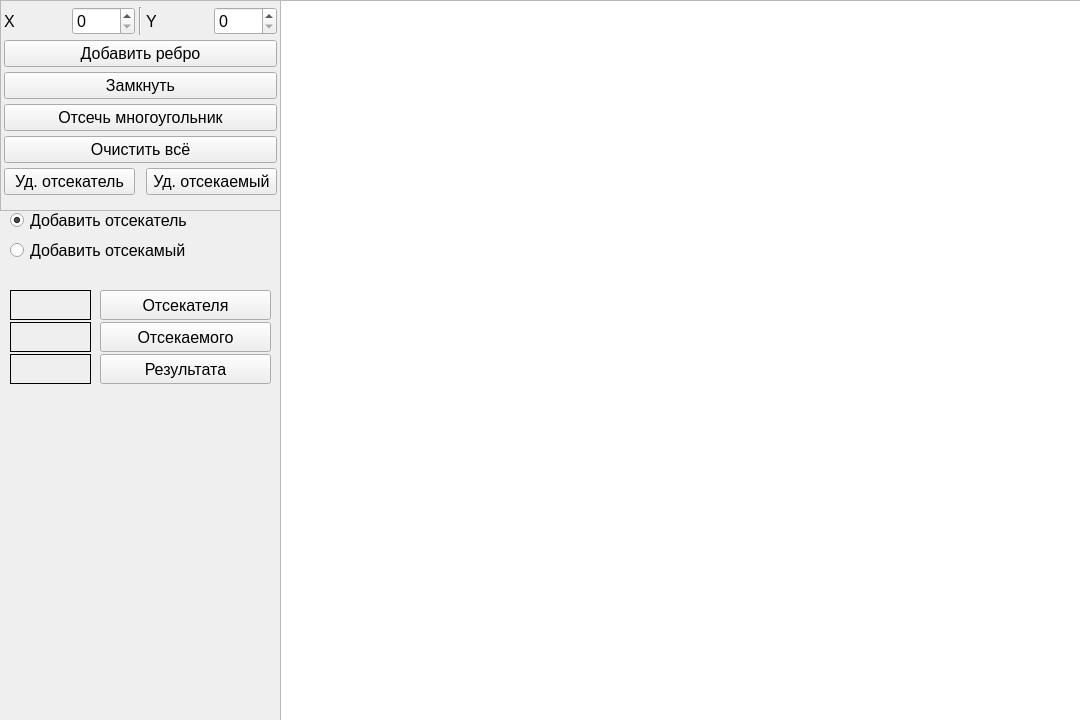
<?xml version="1.0" encoding="UTF-8"?>
<ui version="4.0">
 <class>MainWindow</class>
 <widget class="QMainWindow" name="MainWindow">
  <property name="geometry">
   <rect>
    <x>0</x>
    <y>0</y>
    <width>1080</width>
    <height>720</height>
   </rect>
  </property>
  <property name="font">
   <font>
    <pointsize>12</pointsize>
   </font>
  </property>
  <property name="windowTitle">
   <string>MainWindow</string>
  </property>
  <widget class="QWidget" name="centralwidget">
   <widget class="QLabel" name="rectClrLabel">
    <property name="geometry">
     <rect>
      <x>10</x>
      <y>290</y>
      <width>81</width>
      <height>30</height>
     </rect>
    </property>
    <property name="frameShape">
     <enum>QFrame::Box</enum>
    </property>
    <property name="text">
     <string/>
    </property>
   </widget>
   <widget class="QPushButton" name="rectClrButton">
    <property name="geometry">
     <rect>
      <x>100</x>
      <y>290</y>
      <width>171</width>
      <height>30</height>
     </rect>
    </property>
    <property name="text">
     <string>Отсекателя</string>
    </property>
   </widget>
   <widget class="QRadioButton" name="radioButton">
    <property name="geometry">
     <rect>
      <x>10</x>
      <y>210</y>
      <width>201</width>
      <height>20</height>
     </rect>
    </property>
    <property name="text">
     <string>Добавить отсекатель</string>
    </property>
    <property name="checked">
     <bool>true</bool>
    </property>
   </widget>
   <widget class="QLabel" name="lineClrLabel">
    <property name="geometry">
     <rect>
      <x>10</x>
      <y>322</y>
      <width>81</width>
      <height>30</height>
     </rect>
    </property>
    <property name="frameShape">
     <enum>QFrame::Box</enum>
    </property>
    <property name="text">
     <string/>
    </property>
   </widget>
   <widget class="QPushButton" name="lineClrButton">
    <property name="geometry">
     <rect>
      <x>100</x>
      <y>322</y>
      <width>171</width>
      <height>30</height>
     </rect>
    </property>
    <property name="text">
     <string>Отсекаемого</string>
    </property>
   </widget>
   <widget class="QPushButton" name="resClrButton">
    <property name="geometry">
     <rect>
      <x>100</x>
      <y>354</y>
      <width>171</width>
      <height>30</height>
     </rect>
    </property>
    <property name="text">
     <string>Результата</string>
    </property>
   </widget>
   <widget class="QLabel" name="resClrLabel">
    <property name="geometry">
     <rect>
      <x>10</x>
      <y>354</y>
      <width>81</width>
      <height>30</height>
     </rect>
    </property>
    <property name="frameShape">
     <enum>QFrame::Box</enum>
    </property>
    <property name="text">
     <string/>
    </property>
   </widget>
   <widget class="QGraphicsView" name="graphicsView">
    <property name="geometry">
     <rect>
      <x>280</x>
      <y>0</y>
      <width>801</width>
      <height>721</height>
     </rect>
    </property>
    <property name="verticalScrollBarPolicy">
     <enum>Qt::ScrollBarAlwaysOff</enum>
    </property>
    <property name="horizontalScrollBarPolicy">
     <enum>Qt::ScrollBarAlwaysOff</enum>
    </property>
   </widget>
   <widget class="QRadioButton" name="radioButton_2">
    <property name="geometry">
     <rect>
      <x>10</x>
      <y>240</y>
      <width>201</width>
      <height>21</height>
     </rect>
    </property>
    <property name="text">
     <string>Добавить отсекамый</string>
    </property>
   </widget>
   <widget class="QFrame" name="frame">
    <property name="enabled">
     <bool>true</bool>
    </property>
    <property name="geometry">
     <rect>
      <x>0</x>
      <y>0</y>
      <width>281</width>
      <height>211</height>
     </rect>
    </property>
    <property name="sizePolicy">
     <sizepolicy hsizetype="Preferred" vsizetype="Preferred">
      <horstretch>0</horstretch>
      <verstretch>0</verstretch>
     </sizepolicy>
    </property>
    <property name="frameShape">
     <enum>QFrame::StyledPanel</enum>
    </property>
    <property name="frameShadow">
     <enum>QFrame::Raised</enum>
    </property>
    <layout class="QGridLayout" name="gridLayout" rowstretch="0,0,0,0,0,0" columnstretch="0,0,0,0,0">
     <property name="sizeConstraint">
      <enum>QLayout::SetNoConstraint</enum>
     </property>
     <property name="leftMargin">
      <number>3</number>
     </property>
     <property name="topMargin">
      <number>4</number>
     </property>
     <property name="rightMargin">
      <number>3</number>
     </property>
     <property name="horizontalSpacing">
      <number>4</number>
     </property>
     <property name="verticalSpacing">
      <number>3</number>
     </property>
     <item row="0" column="3">
      <widget class="QLabel" name="label_6">
       <property name="text">
        <string>Y</string>
       </property>
      </widget>
     </item>
     <item row="1" column="0" colspan="5">
      <widget class="QPushButton" name="AddRectBtn">
       <property name="text">
        <string>Добавить ребро</string>
       </property>
      </widget>
     </item>
     <item row="3" column="0" colspan="5">
      <widget class="QPushButton" name="clipButton">
       <property name="text">
        <string>Отсечь многоугольник</string>
       </property>
      </widget>
     </item>
     <item row="4" column="0" colspan="5">
      <widget class="QPushButton" name="clearButton">
       <property name="text">
        <string>Очистить всё</string>
       </property>
      </widget>
     </item>
     <item row="0" column="1">
      <widget class="QSpinBox" name="X1RspinBox">
       <property name="maximum">
        <number>800</number>
       </property>
      </widget>
     </item>
     <item row="2" column="0" colspan="5">
      <widget class="QPushButton" name="closeButton">
       <property name="text">
        <string>Замкнуть</string>
       </property>
      </widget>
     </item>
     <item row="0" column="2">
      <widget class="Line" name="line">
       <property name="orientation">
        <enum>Qt::Vertical</enum>
       </property>
      </widget>
     </item>
     <item row="0" column="4">
      <widget class="QSpinBox" name="Y1RspinBox">
       <property name="maximum">
        <number>720</number>
       </property>
      </widget>
     </item>
     <item row="0" column="0">
      <widget class="QLabel" name="label">
       <property name="text">
        <string>X</string>
       </property>
      </widget>
     </item>
     <item row="5" column="0" colspan="2">
      <widget class="QPushButton" name="pushButton">
       <property name="text">
        <string>Уд. отсекатель</string>
       </property>
      </widget>
     </item>
     <item row="5" column="3" colspan="2">
      <widget class="QPushButton" name="pushButton_2">
       <property name="text">
        <string>Уд. отсекаемый</string>
       </property>
      </widget>
     </item>
    </layout>
   </widget>
  </widget>
 </widget>
 <resources/>
 <connections/>
</ui>
